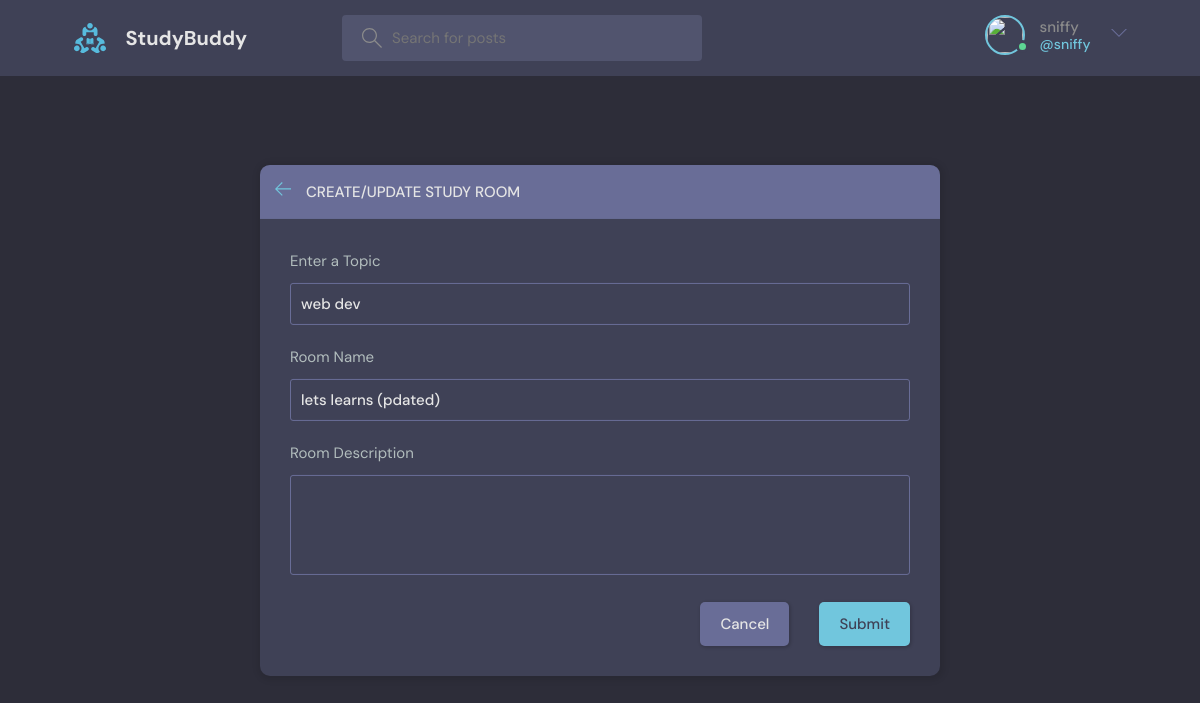
The app's page /update-room/4/ (signed in), older data.
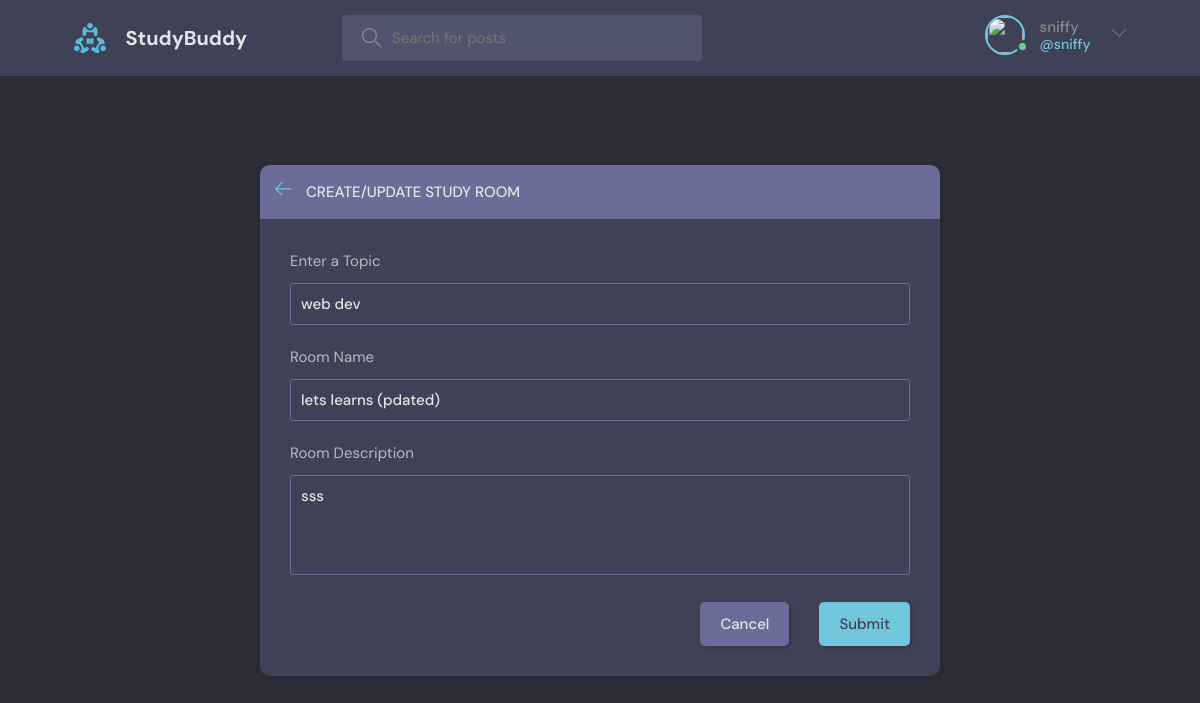
The same page, newer data.
### base/models.py (models this page shows, shortened)
class Room(models.Model):
    host = models.ForeignKey(User, on_delete=models.SET_NULL, null = True)
    topic = models.ForeignKey(Topic, on_delete=models.SET_NULL, null = True)
    name = models.CharField(max_length=200)
    description = models.TextField(null=True, blank=True)
    participants = models.ManyToManyField(User, related_name='participants', blank=True)
    updated = models.DateTimeField(auto_now=True)
    created = models.DateTimeField(auto_now_add=True)
    class Meta:
        ordering = ['-updated', "-created"]

class Topic(models.Model):
    name = models.CharField(max_length=200)

### base/views.py (the view, shortened to what this page needs)
# urls.py: path('update-room/<str:pk>/', views.updateRoom, name = "update-room"),
@login_required(login_url='login')
def updateRoom(request, pk):
    room = Room.objects.get(id=pk)
    form = RoomForm(instance=room)
    topics = Topic.objects.all()
    if request.user != room.host:
        return HttpResponse('You are not allowed here!!')
    context = {'form': form, 'topics': topics, 'room': room}
    return render(request, 'base/room_form.html', context)

### base/forms.py
class RoomForm(ModelForm):
    class Meta:
        model = Room
        fields = '__all__'
        exclude = ['host','participants']

### base/templates/base/room_form.html (shortened to what this page needs)
{% extends 'main.html' %}
{% block content %}
<main class="create-room layout">
  <div class="container">
    <div class="layout__box">
      <div class="layout__boxHeader">
        <div class="layout__boxTitle">
          <a href="{{request.META.HTTP_REFERER}}">
            <svg version="1.1" xmlns="http://www.w3.org/2000/svg" width="32" height="32" viewBox="0 0 32 32">
              <title>arrow-left</title>
              <path
                d="M13.723 2.286l-13.723 13.714 13.719 13.714 1.616-1.611-10.96-10.96h27.625v-2.286h-27.625l10.965-10.965-1.616-1.607z">
              </path>
            </svg>
          </a>
          <h3>Create/Update Study Room</h3>
        </div>
      </div>
      <div class="layout__body">
        <form class="form" action="" method="POST">
          <div class="form__group">
            <label for="room_topic">Enter a Topic</label>
            <input required type="text" value="{{room.topic.name}}" name="topic" list="topic-list" />
          </div>
          <div class="form__group">
            <label for="room_name">Room Name</label>
            {{form.name}}
          </div>
          <div class="form__group">
            <label for="room_description">Room Description</label>
            {{form.description}}
          </div>
          <div class="form__action">
            <a class="btn btn--dark" href="{{request.META.HTTP_REFERER}}">Cancel</a>
            <button class="btn btn--main" type="submit">Submit</button>
          </div>
        </form>
      </div>
    </div>
  </div>
</main>
{% endblock content %}

### templates/main.html (shortened to what this page needs)
<!DOCTYPE html>
{% load static %}
<html lang="en">
<head>
    <link rel="stylesheet" href="{% static 'styles/style.css' %}" />
</head>
<body>
    {% include 'navbar.html' %}
    {% block content %}
    {% endblock %}
</body>
</html>

### templates/navbar.html (shortened to what this page needs)
{% load static %}
<header class="header header--loggedIn">
    <div class="container">
        <a href="{% url 'home' %}" class="header__logo">
            <img src="{% static 'images/logo.svg' %}" />
            <h1>StudyBuddy</h1>
        </a>
        <form class="header__search" method="GET" action="{% url 'home' %}">
            <label>
                <input name="q" placeholder="Search for posts" />
            </label>
        </form>
        <nav class="header__menu">
            {% if request.user.is_authenticated %}
            <div class="header__user">
                <a href="{% url 'update-user' %}">
                    <div class="avatar avatar--medium active">
                        <img src="{{request.user.avatar.url}}" />
                    </div>
                    <p>{{request.user.username}} <span>@{{request.user.username}}</span></p>
                </a>
                <button class="dropdown-button">
                    <svg version="1.1" xmlns="http://www.w3.org/2000/svg" width="32" height="32" viewBox="0 0 32 32">
                        <title>chevron-down</title>
                        <path d="M16 21l-13-13h-3l16 16 16-16h-3l-13 13z"></path>
                    </svg>
                </button>
            </div>
            {% else %}
            <a href="{% url 'login' %}">
                <img src="{% static 'images/avatar.svg' %}" />
                <p>Login</p>
            </a>
            {% endif %}
        </nav>
    </div>
</header>

Row changes from the older to the newer data that the page shows:
changed Room "lets learns (pdated)": description (not shown) → "sss"
